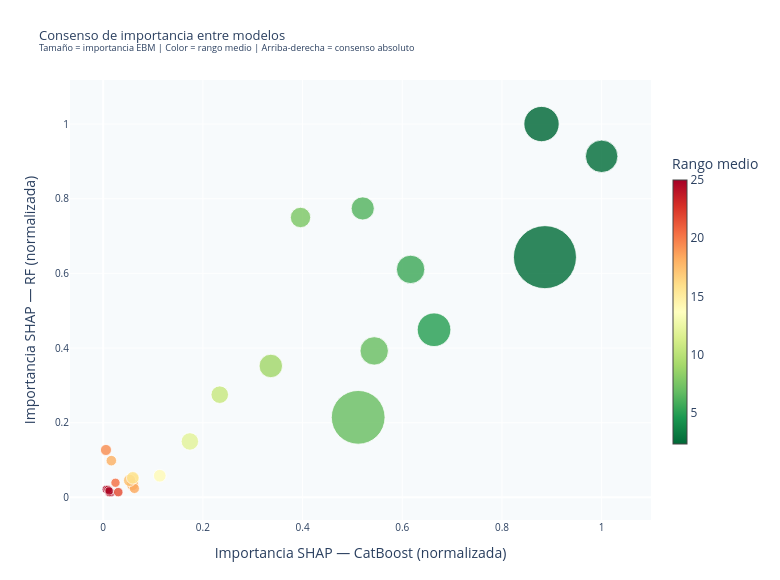

The code cell stored with this chart in its notebook:
### Code cell
# 6. GRÁFICO 2 — BURBUJA SHAP (plotly interactivo con hover)
# Eje X = importancia CatBoost, eje Y = importancia RF,
# tamaño = importancia EBM, color = rango medio.

NOMBRES_LEGIBLES = NOMBRES_LEGIBLES_FEATURES  # desde config_entorno


if not df_shap_imp.empty:
    df_bur = df_shap_imp.copy()
    for col in ['CatBoost', 'RF', 'EBM']:
        df_bur[col] = df_bur[col] / df_bur[col].max()

    nombres = [NOMBRES_LEGIBLES.get(f, f.replace('_', ' ')) for f in df_bur.index]

    fig_bur = go.Figure(go.Scatter(
        x=df_bur['CatBoost'],
        y=df_bur['RF'],
        mode='markers',
        marker=dict(
            size=df_bur['EBM'] * 55 + 8,
            color=df_bur['rank_medio'],
            colorscale='RdYlGn_r',
            colorbar=dict(title='Rango medio', thickness=14, len=0.7),
            opacity=0.82,
            line=dict(color='white', width=0.8),
        ),
        text=nombres,
        customdata=list(zip(
            df_bur['CatBoost'].round(3),
            df_bur['RF'].round(3),
            df_bur['EBM'].round(3),
            df_bur['rank_medio'].round(1),
        )),
        hovertemplate=(
            '<b>%{text}</b><br>'
            'CatBoost: %{customdata[0]}<br>'
            'RF: %{customdata[1]}<br>'
            'EBM: %{customdata[2]}<br>'
            'Rank medio: %{customdata[3]}'
            '<extra></extra>'
        ),
    ))
    fig_bur.update_layout(
        title=dict(
            text='Consenso de importancia entre modelos<br>'
                 '<sup>Tamaño = importancia EBM | Color = rango medio | '
                 'Arriba-derecha = consenso absoluto</sup>',
            font=dict(size=13),
        ),
        xaxis=dict(title='Importancia SHAP — CatBoost (normalizada)', tickfont=dict(size=10)),
        yaxis=dict(title='Importancia SHAP — RF (normalizada)', tickfont=dict(size=10)),
        width=780, height=580,
        plot_bgcolor='#f7fafc',
        paper_bgcolor='white',
        margin=dict(t=80, b=60, l=70, r=80),
    )

    ruta_burbuja_html = DIR_RESULTS / 'informe_burbuja_shap.html'
    ruta_burbuja_png  = DIR_RESULTS / 'informe_burbuja_shap.png'
    fig_bur.write_html(str(ruta_burbuja_html), include_plotlyjs='cdn', full_html=False)
    try:
        fig_bur.write_image(str(ruta_burbuja_png), scale=1.5)
        print('PNG guardado.')
    except Exception as e:
        print(f'PNG no disponible (necesita kaleido): {e}')
    fig_bur.show()
    print('Burbuja SHAP guardada.')
else:
    ruta_burbuja_html = Path('no_existe')
    ruta_burbuja_png  = Path('no_existe')

### Figure 1 — Plotly figure (JSON) as saved in the notebook; plotly's stock layout.template omitted (floating-point values rounded to 4 significant figures)
{"data": [{"customdata": [[0.016, 0.013, 0.005, 24.7], [0.512, 0.214, 0.831, 7], [0.521, 0.774, 0.274, 6.3], [0.879, 1, 0.495, 2.3], [0.006, 0.021, 0.002, 25], [0.174, 0.15, 0.172, 12], [0.012, 0.013, 0.015, 24], [0.114, 0.058, 0.085, 14], [0.886, 0.643, 1, 2.7], [0.664, 0.449, 0.466, 5], [1, 0.913, 0.444, 2.7], [0.617, 0.611, 0.371, 5.7], [0.006, 0.127, 0.056, 19.3], [0.336, 0.352, 0.28, 9], [0.01, 0.021, 0.008, 24], [0.016, 0.098, 0.045, 18], [0.012, 0.017, 0.004, 24.7], [0.06, 0.049, 0.085, 15], [0.03, 0.014, 0.025, 21.7], [0.059, 0.034, 0.074, 18], [0.063, 0.024, 0.038, 18.3], [0.053, 0.046, 0.079, 17.3], [0.544, 0.392, 0.37, 7], [0.234, 0.275, 0.173, 10.7], [0.396, 0.75, 0.224, 7.7], [0.025, 0.039, 0.022, 20.3], [0.059, 0.052, 0.084, 15.7]], "hovertemplate": "<b>%{text}</b><br>CatBoost: %{customdata[0]}<br>RF: %{customdata[1]}<br>EBM: %{customdata[2]}<br>Rank medio: %{customdata[3]}<extra></extra>", "marker": {"color": [24.67, 7.0, 6.333, 2.333, 25.0, 12.0, 24.0, 14.0, 2.667, 5.0, 2.667, 5.667, 19.33, 9.0, 24.0, 18.0, 24.67, 15.0, 21.67, 18.0, 18.33, 17.33, 7.0, 10.67, 7.667, 20.33, 15.67], "colorbar": {"len": 0.7, "thickness": 14, "title": {"text": "Rango medio"}}, "colorscale": [[0, "rgb(0,104,55)"], [0.1, "rgb(26,152,80)"], [0.2, "rgb(102,189,99)"], [0.3, "rgb(166,217,106)"], [0.4, "rgb(217,239,139)"], [0.5, "rgb(255,255,191)"], [0.6, "rgb(254,224,139)"], [0.7, "rgb(253,174,97)"], [0.8, "rgb(244,109,67)"], [0.9, "rgb(215,48,39)"], [1, "rgb(165,0,38)"]], "line": {"color": "white", "width": 0.8}, "opacity": 0.82, "size": [8.302, 53.73, 23.09, 35.24, 8.125, 17.44, 8.814, 12.66, 63.0, 33.61, 32.45, 28.41, 11.06, 23.42, 8.413, 10.5, 8.235, 12.69, 9.399, 12.04, 10.08, 12.33, 28.36, 17.51, 20.34, 9.218, 12.62]}, "mode": "markers", "text": ["Años de gap", "Años sin beca", "Créditos repetidos", "Créditos superados 1er año", "Cupo de acceso", "Edad de entrada", "Interrupción formal", "Máx. pagos por curso", "Años con beca", "Años sin notas", "Años trabajando", "Nota 1er año", "Nota 1er año (ausente)", "Nota de acceso", "Nota acceso (ausente)", "Nota selectividad", "Nota selectividad (ausente)", "Orden de preferencia", "País de origen", "Provincia", "Rama de conocimiento", "Sexo", "Situación laboral", "Tasa abandono titulación", "Tasa de repetición", "Universidad origen", "Vía de acceso"], "type": "scatter", "x": [0.01602, 0.5115, 0.5207, 0.8793, 0.006091, 0.1739, 0.01198, 0.1135, 0.8862, 0.6637, 1.0, 0.6167, 0.005557, 0.3363, 0.009584, 0.01634, 0.01187, 0.05967, 0.03024, 0.05886, 0.06264, 0.05308, 0.5437, 0.2338, 0.3959, 0.02466, 0.05942], "y": [0.01258, 0.2144, 0.7739, 1.0, 0.02141, 0.1498, 0.01349, 0.05788, 0.6434, 0.449, 0.9135, 0.6106, 0.1269, 0.352, 0.02112, 0.09841, 0.01731, 0.04872, 0.01404, 0.03413, 0.02387, 0.04553, 0.3924, 0.2751, 0.7497, 0.03915, 0.05228]}], "layout": {"height": 580, "margin": {"b": 60, "l": 70, "r": 80, "t": 80}, "paper_bgcolor": "white", "plot_bgcolor": "#f7fafc", "title": {"font": {"size": 13}, "text": "Consenso de importancia entre modelos<br><sup>Tamaño = importancia EBM | Color = rango medio | Arriba-derecha = consenso absoluto</sup>"}, "width": 780, "xaxis": {"tickfont": {"size": 10}, "title": {"text": "Importancia SHAP — CatBoost (normalizada)"}}, "yaxis": {"tickfont": {"size": 10}, "title": {"text": "Importancia SHAP — RF (normalizada)"}}}}
